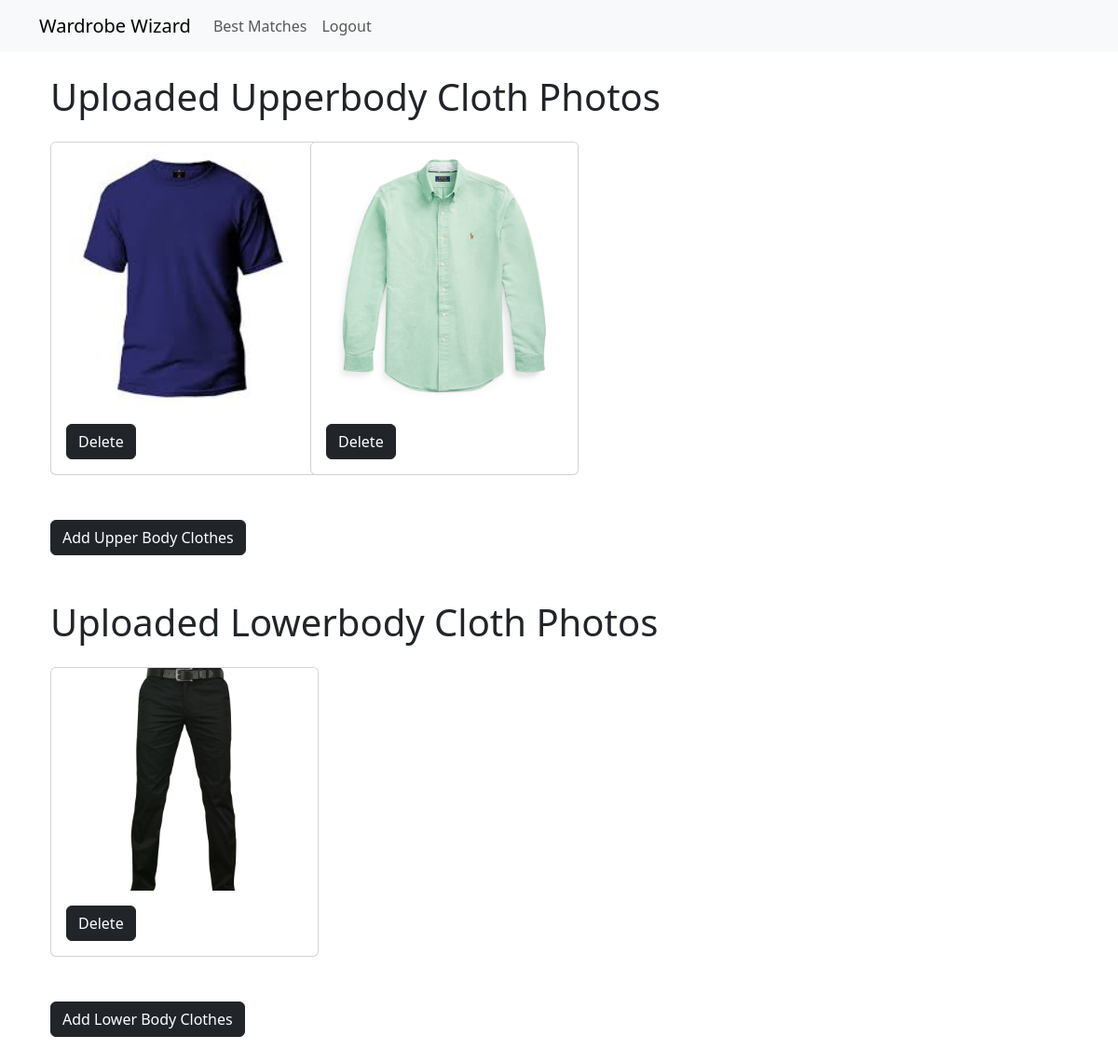
Before: / (signed in) with the older database file.
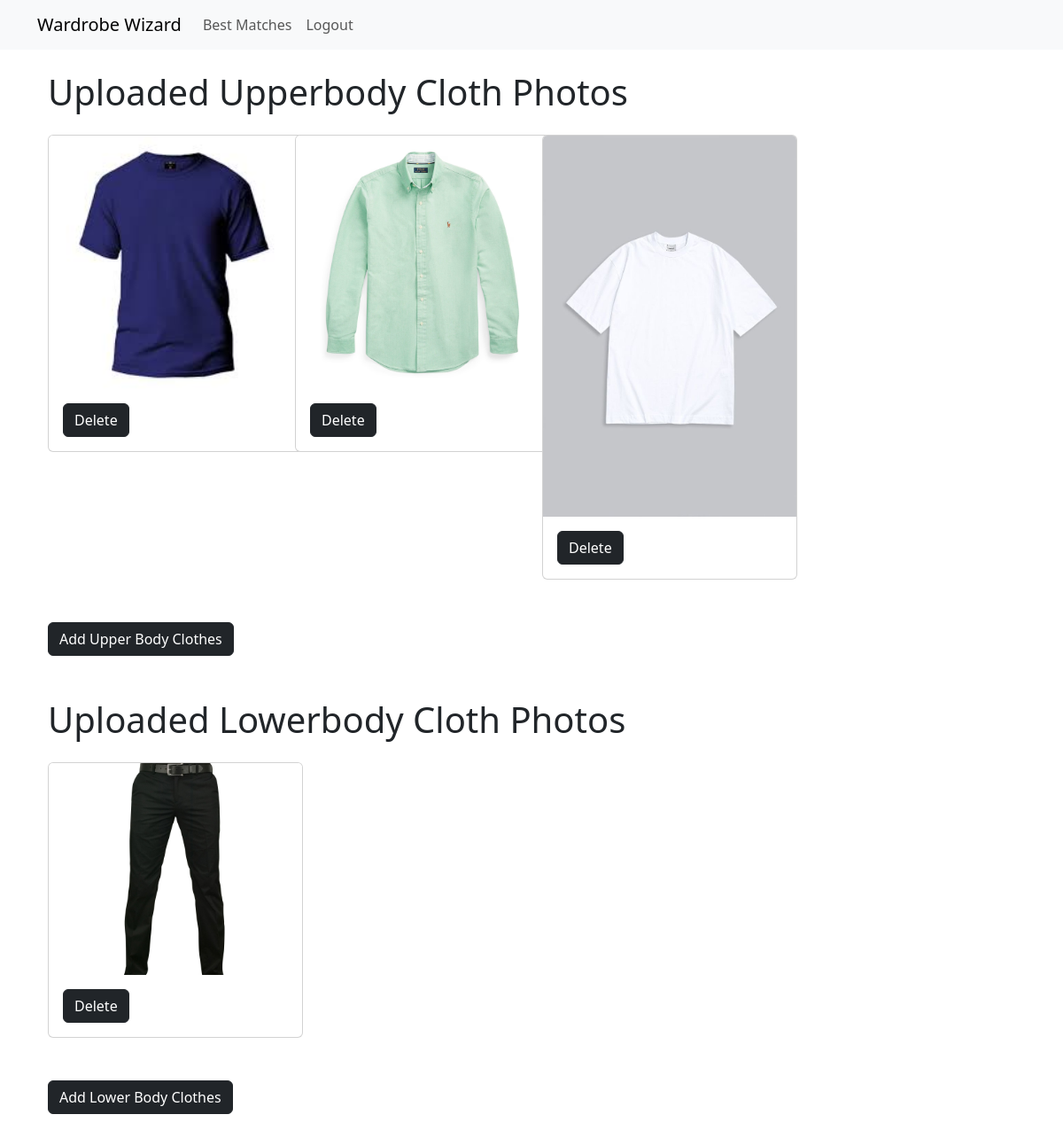
After: the same page with the newer database file.
### wardrobe_wizard/models.py (models this page shows, shortened)
class Upper(models.Model):
    user = models.ForeignKey(User, on_delete=models.CASCADE)
    upper = models.ImageField(upload_to='uppers/')

class Lower(models.Model):
    user = models.ForeignKey(User, on_delete=models.CASCADE)
    lower = models.ImageField(upload_to='lowers/')

### wardrobe_wizard/views.py (the view)
# urls.py: 2. Add a URL to urlpatterns:  path('', views.home, name='home')
def home(request):
    if request.user.is_authenticated:
        uppers = Upper.objects.filter(user=request.user)
        lowers = Lower.objects.filter(user=request.user)
        return render(request, 'home.html', {'uppers': uppers, 'lowers': lowers})
    else:
        message = "You have to be logged in to use this site."
        return render(request, 'home.html', {'message': message})

### wardrobe_wizard/templates/home.html (shortened to what this page needs)
{% extends 'base.html' %}
{% block content %}
{% if user.is_authenticated %}
<div class="container-fluid">
    <h1 class="mb-4">Uploaded Upperbody Cloth Photos</h1>
    {% if uppers %}
        <div class="row">
            {% for upper in uppers %}
                <div class="col-3">
                        <div class="card" style="width: 18rem;">
                            <img src="{{ upper.upper.url }}" class="card-img-top" alt="Upper Body Cloth Photo">
                            <div class="card-body">
                                <a href="{% url 'delete_upper' upper.pk %}" class="btn btn-dark">Delete</a>
                            </div>
                        </div>
                </div>
            {% endfor %}
        </div>
    {% else %}
        <p>No photos uploaded yet.</p>
    {% endif %}
    <a href="{% url 'upload_upper' %}" class="my-5 btn btn-dark">Add Upper Body Clothes</a>
</div>
<div class="container">
    <h1 class="mb-4">Uploaded Lowerbody Cloth Photos</h1>
    {% if lowers %}
        <div class="row">
            {% for lower in lowers %}
                <div class="col-3">
                        <div class="card" style="width: 18rem;">
                            <img src="{{ lower.lower.url }}" class="card-img-top" alt="Lower Body Cloth Photo">
                            <div class="card-body">
                                <a href="{% url 'delete_lower' lower.pk %}" class="btn btn-dark">Delete</a>
                            </div>
                        </div>
                </div>
            {% endfor %}
        </div>
    {% else %}
        <p>No photos uploaded yet.</p>
    {% endif %}
    <a href="{% url 'upload_lower' %}" class="my-5 btn btn-dark">Add Lower Body Clothes</a>
</div>
{% else %}
    <p>{{ message }}</p>
{% endif %}
{% endblock %}

Changed rows visible on the page:
added Upper: upper (picture)
